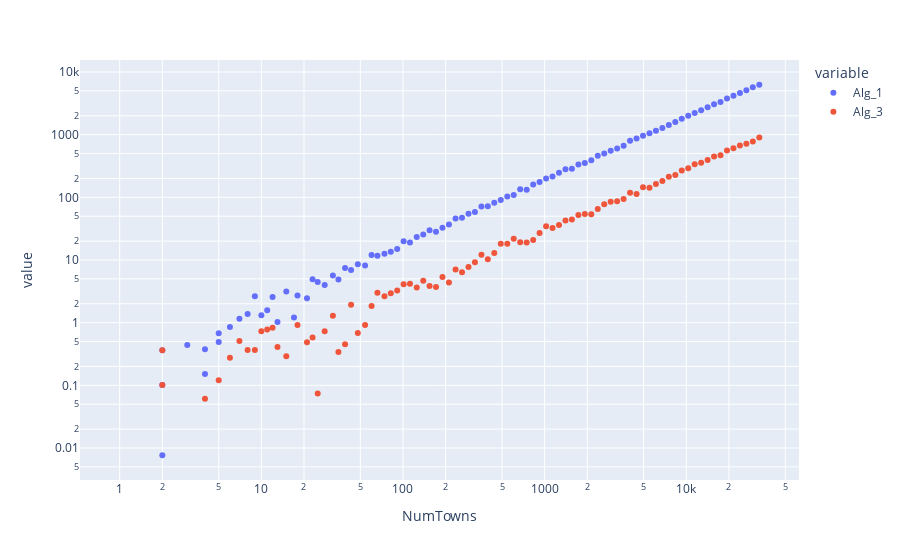

The cell this chart's notebook holds for it:
### Code cell
fig.update_layout(xaxis_type="log", yaxis_type="log")
fig.show()
